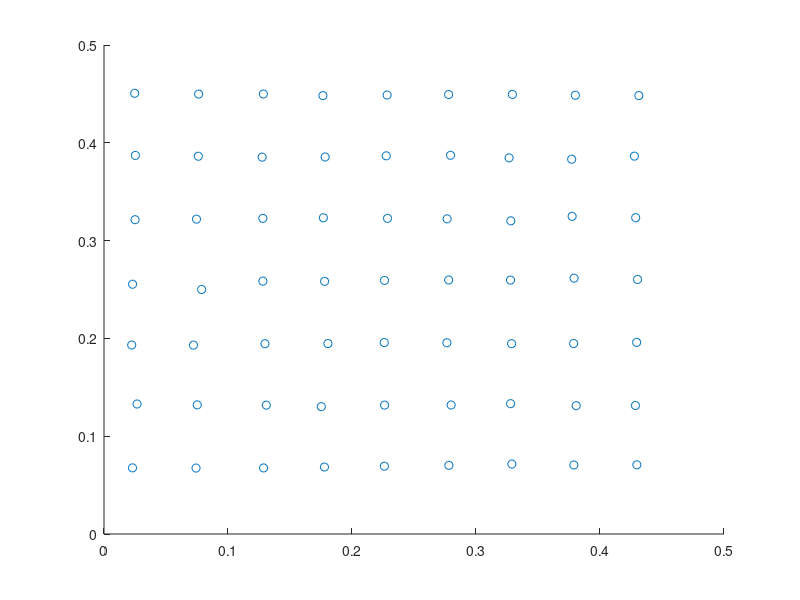

MATLAB code to generate this figure:
clear; clc;
% load('virsrcpos.dat')
% Stalon = virsrcpos(:,1);
% Stalat = virsrcpos(:,2);
Staloc = load("sta_virsrc.mat");
Stalon = Staloc.lon_sta';
Stalat = Staloc.lat_sta';
%%
file = load("Vs_inter.mat");
Vs_full = file.vs_inter;
lon = file.lon;
lat = file.lat;
mz = file.z;

Clat1 = min(lat); Clat2 = max(lat);
Xlon = min(lon); Ylat = min(lat);
lonunit = 2*pi*6359.752/360*cos((Clat1+Clat2)/2/180*pi)*1e3; % unit length of longitude                                    
latunit = 2*pi*6378.137/360*1e3; % unit length of latitude                        

nsta = length(Stalon);

staposx = zeros(nsta,1);
staposy = zeros(nsta,1);

staposx = (Stalon - Xlon)*lonunit;
staposy = (Stalat - Ylat)*latunit;
%% plot
scatter(staposx/1000,staposy/1000)

%% write
filename = 'virsrc.dat';
fileid = fopen(filename,'w');
for i = 1:nsta
	sta = [staposx(i); staposy(i)];
    fprintf(fileid,'%-f	%-f 4.5e3 0.0   1.0e+22   0.0 0.0 1.0\n',sta(1), sta(2));
end
fclose(fileid);

disp('haha');
